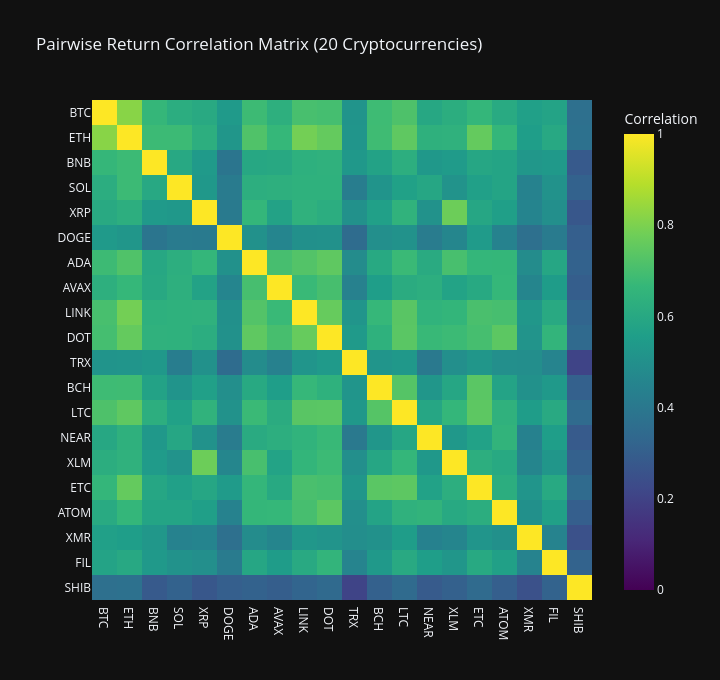

Notebook cell for this chart:
### Markdown cell above
## 2. Pairwise Correlation Heatmap & Inter-Asset Dependence

Before modeling directional spillover transmission, we inspect the static pairwise correlation matrix across all 20 cryptocurrencies.

### Code cell
corr_matrix = ret_active.corr()

fig_corr = px.imshow(
    corr_matrix,
    x=asset_names,
    y=asset_names,
    color_continuous_scale="Viridis",
    zmin=0.0,
    zmax=1.0,
    title="Pairwise Return Correlation Matrix (20 Cryptocurrencies)",
    labels=dict(color="Correlation")
)
fig_corr.update_layout(width=720, height=680)
fig_corr.show()

off_diag_vals = corr_matrix.values[~np.eye(len(corr_matrix), dtype=bool)]
print(f"🔗 Mean Inter-Asset Correlation: {off_diag_vals.mean():.3f} (Min: {off_diag_vals.min():.3f}, Max: {off_diag_vals.max():.3f})")

### Figure 1 — Plotly figure (JSON) as saved in the notebook; plotly's stock layout.template omitted (floating-point values rounded to 4 significant figures; data arrays with more than 128 entries replaced by an {"elided": "..."} marker saying what was removed)
{"data": [{"coloraxis": "coloraxis", "hovertemplate": "x: %{x}<br>y: %{y}<br>Correlation: %{z}<extra></extra>", "name": "0", "type": "heatmap", "x": ["BTC", "ETH", "BNB", "SOL", "XRP", "DOGE", "ADA", "AVAX", "LINK", "DOT", "TRX", "BCH", "LTC", "NEAR", "XLM", "ETC", "ATOM", "XMR", "FIL", "SHIB"], "xaxis": "x", "y": ["BTC", "ETH", "BNB", "SOL", "XRP", "DOGE", "ADA", "AVAX", "LINK", "DOT", "TRX", "BCH", "LTC", "NEAR", "XLM", "ETC", "ATOM", "XMR", "FIL", "SHIB"], "yaxis": "y", "z": {"elided": "20x20 float values"}}], "layout": {"coloraxis": {"autocolorscale": false, "cmax": 1, "cmin": 0, "colorbar": {"title": {"text": "Correlation"}}, "colorscale": [[0, "#440154"], [0.1111, "#482878"], [0.2222, "#3e4989"], [0.3333, "#31688e"], [0.4444, "#26828e"], [0.5556, "#1f9e89"], [0.6667, "#35b779"], [0.7778, "#6ece58"], [0.8889, "#b5de2b"], [1, "#fde725"]]}, "height": 680, "title": {"text": "Pairwise Return Correlation Matrix (20 Cryptocurrencies)"}, "width": 720, "xaxis": {"anchor": "y", "constrain": "domain", "domain": [0, 1], "scaleanchor": "y"}, "yaxis": {"anchor": "x", "autorange": "reversed", "constrain": "domain", "domain": [0, 1]}}}
